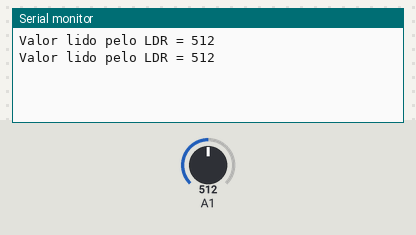
The sketch below on a simulated Arduino Uno, built with avr-gcc and run on an emulated ATmega328P. On the bench: the last lines printed to the serial monitor. The test bench sets the inputs (shaded band); at power-on: A1 = 512.

Above: at 1.8 s.
1.9 s: A1 set to 716
At 2.7 s:
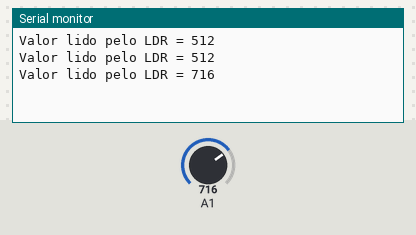
3.4 s: A1 set to 900
At 4.8 s:
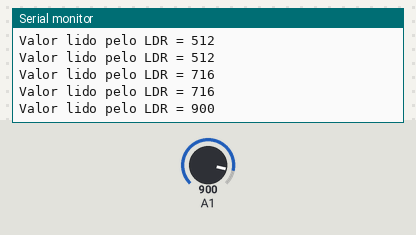
Timing chart, 0 to 6.4 s (numbered marks = the images above; inputs shaded):
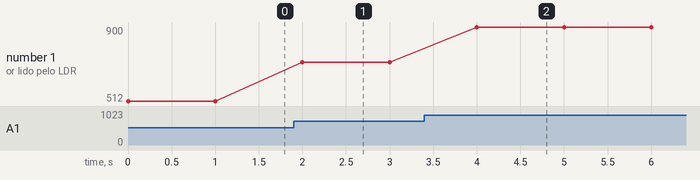

Measured:
- after the input at 1.9 s, the serial monitor: prints a new line after 0.10 s (image 1)
- after the input at 3.4 s, the serial monitor: prints a new line after 0.60 s (image 2)
- plotted number 1: 512 → 716 after the input at 1.9 s, 716 → 900 after the input at 3.4 s

The sketch:

luz.ino
```cpp
int luminosidade = 0;

void setup() {
  pinMode(A1, INPUT);
  Serial.begin(9600);
  }

void loop() {
  luminosidade = analogRead(A1);
  Serial.print("Valor lido pelo LDR = ");
  Serial.println(luminosidade);
  delay(1000);
  }
```
